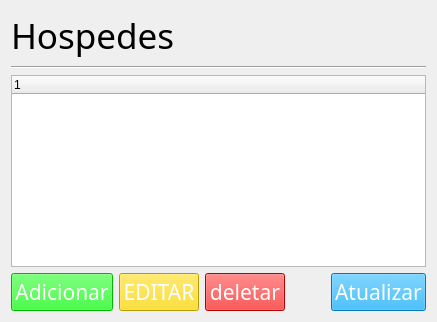
      <widget class="QWidget" name="pg_hospede">
       <layout class="QVBoxLayout" name="verticalLayout_4">
        <item>
         <layout class="QVBoxLayout" name="vl_titulo_4">
          <item>
           <widget class="QLabel" name="labelTitulo_4">
            <property name="font">
             <font>
              <family>Bebas Neue</family>
              <pointsize>26</pointsize>
             </font>
            </property>
            <property name="text">
             <string>Hospedes</string>
            </property>
           </widget>
          </item>
          <item>
           <widget class="Line" name="line_4">
            <property name="orientation">
             <enum>Qt::Horizontal</enum>
            </property>
           </widget>
          </item>
         </layout>
        </item>
        <item>
         <widget class="QTreeWidget" name="tabelaHospede">
          <column>
           <property name="text">
            <string notr="true">1</string>
           </property>
          </column>
         </widget>
        </item>
        <item>
         <layout class="QHBoxLayout" name="hl_botoes_3">
          <item>
           <widget class="QPushButton" name="adicionarHospede">
            <property name="sizePolicy">
             <sizepolicy hsizetype="Minimum" vsizetype="Fixed">
              <horstretch>0</horstretch>
              <verstretch>0</verstretch>
             </sizepolicy>
            </property>
            <property name="minimumSize">
             <size>
              <width>80</width>
              <height>0</height>
             </size>
            </property>
            <property name="font">
             <font>
              <family>Bebas Neue</family>
              <pointsize>16</pointsize>
             </font>
            </property>
            <property name="styleSheet">
             <string notr="true">color: rgb(255, 255, 255);
background-color: rgb(0, 255, 0);
border-color: transparent;</string>
            </property>
            <property name="text">
             <string>Adicionar</string>
            </property>
           </widget>
          </item>
          <item>
           <widget class="QPushButton" name="editarHospede">
            <property name="sizePolicy">
             <sizepolicy hsizetype="Minimum" vsizetype="Fixed">
              <horstretch>0</horstretch>
              <verstretch>0</verstretch>
             </sizepolicy>
            </property>
            <property name="minimumSize">
             <size>
              <width>80</width>
              <height>0</height>
             </size>
            </property>
            <property name="font">
             <font>
              <family>Bebas Neue</family>
              <pointsize>16</pointsize>
             </font>
            </property>
            <property name="styleSheet">
             <string notr="true">color: rgb(255, 255, 255);
background-color: rgb(255, 217, 0);
border-color: transparent;</string>
            </property>
            <property name="text">
             <string>EDITAR</string>
            </property>
           </widget>
          </item>
          <item>
           <widget class="QPushButton" name="deletarHospede">
            <property name="sizePolicy">
             <sizepolicy hsizetype="Minimum" vsizetype="Fixed">
              <horstretch>0</horstretch>
              <verstretch>0</verstretch>
             </sizepolicy>
            </property>
            <property name="minimumSize">
             <size>
              <width>80</width>
              <height>0</height>
             </size>
            </property>
            <property name="font">
             <font>
              <family>Bebas Neue</family>
              <pointsize>16</pointsize>
             </font>
            </property>
            <property name="styleSheet">
             <string notr="true">color: rgb(255, 255, 255);
background-color: rgb(255, 0, 0);
border-color: transparent;</string>
            </property>
            <property name="text">
             <string>deletar</string>
            </property>
            <property name="flat">
             <bool>false</bool>
            </property>
           </widget>
          </item>
          <item>
           <spacer name="espH_3">
            <property name="orientation">
             <enum>Qt::Horizontal</enum>
            </property>
            <property name="sizeType">
             <enum>QSizePolicy::Expanding</enum>
            </property>
            <property name="sizeHint" stdset="0">
             <size>
              <width>40</width>
              <height>20</height>
             </size>
            </property>
           </spacer>
          </item>
          <item>
           <widget class="QPushButton" name="atualizarHospedes">
            <property name="sizePolicy">
             <sizepolicy hsizetype="Minimum" vsizetype="Fixed">
              <horstretch>0</horstretch>
              <verstretch>0</verstretch>
             </sizepolicy>
            </property>
            <property name="minimumSize">
             <size>
              <width>80</width>
              <height>0</height>
             </size>
            </property>
            <property name="font">
             <font>
              <family>Bebas Neue</family>
              <pointsize>16</pointsize>
             </font>
            </property>
            <property name="styleSheet">
             <string notr="true">color: rgb(255, 255, 255);
background-color: rgb(0, 170, 255);
border-color: transparent;</string>
            </property>
            <property name="text">
             <string>Atualizar</string>
            </property>
           </widget>
          </item>
         </layout>
        </item>
       </layout>
      </widget>
